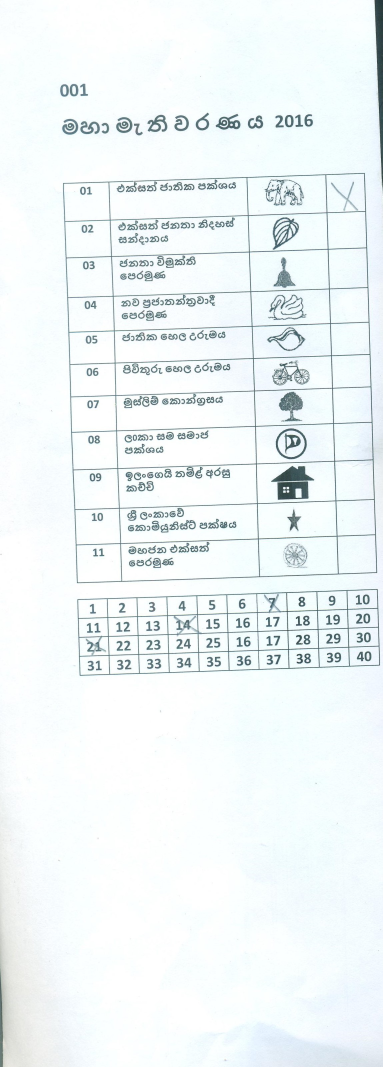
#> input picture 001A.jpg, 1147 x 3201 px (shown at 1/3 size)
$ python ImageDetectORB.py   (older library calls are emulated)
#> lines starting #> are read from the running program, lines starting #| are printed output that depends on the picture; after the words box and inside, x2 and y2 are one past the last pixel; in counts of white or black regions, pixels touching at a corner belong together
### ImageSegmentaion.py
import cv2
import numpy as np
import ImageTransform

class ImageSegmentation(object):

    def segmentPreferenceVoting(self,img_main):

        gray = cv2.cvtColor(img_main, cv2.COLOR_BGR2GRAY)
        gray = cv2.GaussianBlur(gray, (5, 5), 0)

        # ---------------------<Other blur functions>
        # gray = cv2.fastNlMeansDenoising(gray,None,18,7,21)
        # thresh, gray = cv2.threshold(gray, 100, 255, cv2.THRESH_BINARY_INV)
        # ----------------------</Other blur functions>

        gray_erode = cv2.erode(gray.copy(), np.ones((5, 5), np.uint8), iterations=1)
        cannyout = cv2.Canny(gray_erode, 50, 100, 5)

        im2, contours, hierarchy = cv2.findContours(cannyout.copy(), cv2.RETR_EXTERNAL, cv2.CHAIN_APPROX_SIMPLE)

        # Select the contours with convexity and four points
        contours = [contour for contour in contours if len(cv2.approxPolyDP(contour, 0.02 * cv2.arcLength(contour, True), True)) == 4]
        contours = sorted(contours, key=lambda x: (cv2.contourArea(x)), reverse=True)

        x, y, w, h = cv2.boundingRect(contours[1])

        pref_im = img_main[y:y + h, x:x + w]


        return pref_im

    def segmentPartyVoting(self,img_main):
        gray = cv2.cvtColor(img_main, cv2.COLOR_BGR2GRAY)
        gray = cv2.GaussianBlur(gray, (5, 5), 0)

        # ----------------------<Other functions>--------------------------------------
        # gray = cv2.fastNlMeansDenoising(gray,None,18,7,21)
        # thresh, gray = cv2.threshold(gray, 100, 255, cv2.THRESH_BINARY_INV)
        # ----------------------</Other functions>-------------------------------------

        gray_erode = cv2.erode(gray.copy(), np.ones((5, 5), np.uint8), iterations=1)
        cannyout = cv2.Canny(gray_erode, 50, 100, 5)

        im2, contours, hierarchy = cv2.findContours(cannyout.copy(), cv2.RETR_EXTERNAL, cv2.CHAIN_APPROX_SIMPLE)

        # Select the contours with convexity and four points
        contours = [contour for contour in contours if not cv2.isContourConvex(contour) and len(
            cv2.approxPolyDP(contour, 0.02 * cv2.arcLength(contour, True), True)) == 4]
        contours = sorted(contours, key=lambda x: (cv2.contourArea(x)), reverse=True)

        transform = ImageTransform.ImageTransform()
        good_lines = transform.get_verticle_line_angles(cannyout)

        if len(good_lines) == 0:
            # Straighten image if tilted
            dest = transform.rotateImage(img_main, contours[0])
            img = dest

        else:
            x, y, w, h = cv2.boundingRect(contours[0])

            # Select the largest rectangle containing signs and voting boxes
            img = img_main[y:y + h, x:x + w]

        img_main = img
        return img_main

### ImageTransform.py
import cv2
import numpy as np

class ImageTransform(object):

    def rotateImage(self,img_main,contour):
        # Rotate Image-------------------------------------------------------------------------
        approximation = cv2.approxPolyDP(contour, 0.02 * cv2.arcLength(contour, True), True)

        h1 = np.sqrt(np.power((approximation[0][0][0] - approximation[3][0][0]), 2) + np.power(
            (approximation[0][0][1] - approximation[3][0][1]), 2))
        h2 = np.sqrt(np.power((approximation[1][0][0] - approximation[2][0][0]), 2) + np.power(
            (approximation[1][0][1] - approximation[2][0][1]), 2))

        h = (h1 + h2) / 2

        w1 = np.sqrt(np.power((approximation[0][0][0] - approximation[1][0][0]), 2) + np.power(
            (approximation[0][0][1] - approximation[1][0][1]), 2))
        w2 = np.sqrt(np.power((approximation[2][0][0] - approximation[3][0][0]), 2) + np.power(
            (approximation[2][0][1] - approximation[3][0][1]), 2))

        w = (w1 + w2) / 2

        arr = approximation

        arr = [[arr[1][0][0], arr[1][0][1]], [arr[0][0][0], arr[0][0][1]], [arr[3][0][0], arr[3][0][1]],
               [arr[2][0][0], arr[2][0][1]]]

        pts1 = np.float32(arr[:3])
        pts2 = np.float32([[0, 0], [w, 0], [w, h]])

        M = cv2.getAffineTransform(pts1, pts2)

        dest = cv2.warpAffine(img_main, M, (int(w), int(h)))
        return dest
        # /Rotate image--------------------------------------------------------------

    def get_verticle_line_angles(self,edges):
        lines = cv2.HoughLines(edges, 1, np.pi / 180, 300)
        good_lines = []
        for line in lines:
            for rho, theta in line:
                if np.abs(theta) > 0 and np.abs(theta) < 0.05:
                    a = np.cos(theta)
                    b = np.sin(theta)
                    good_lines.append(theta)
                    # print(theta)
                    x0 = a * rho
                    y0 = b * rho
                    x1 = int(x0 + 10000 * (-b))
                    y1 = int(y0 + 10000 * (a))
                    x2 = int(x0 - 10000 * (-b))
                    y2 = int(y0 - 10000 * (a))

        return good_lines

    # [15 lines left out: function sort_corners, not called in this run]

### ImageDetectORB.py
import cv2
import numpy as np
from Tkinter import *
import Tkconstants
from PIL import Image
from PIL import ImageTk
import tkFileDialog
import os
import ImageTransform
import ImageSegmentaion

ballot_paper = cv2.imread('001A.jpg')
#> ballot_paper is the input picture: shape (3201, 1147, 3); mean B, G, R 246.6, 245.5, 239.2
# P1 = cv2.imread('img/P1.jpg')
img_main = ballot_paper.copy()

transform = ImageTransform.ImageTransform()
segmentation = ImageSegmentaion.ImageSegmentation()

#-------------------<Party Voting>--------------------------------------------------------------------------
img_main = segmentation.segmentPartyVoting(img_main)
#> in segmentPartyVoting, `gray_erode = cv2.erode(gray.copy(), np.ones((5, 5), np.uint8), iterati..`:
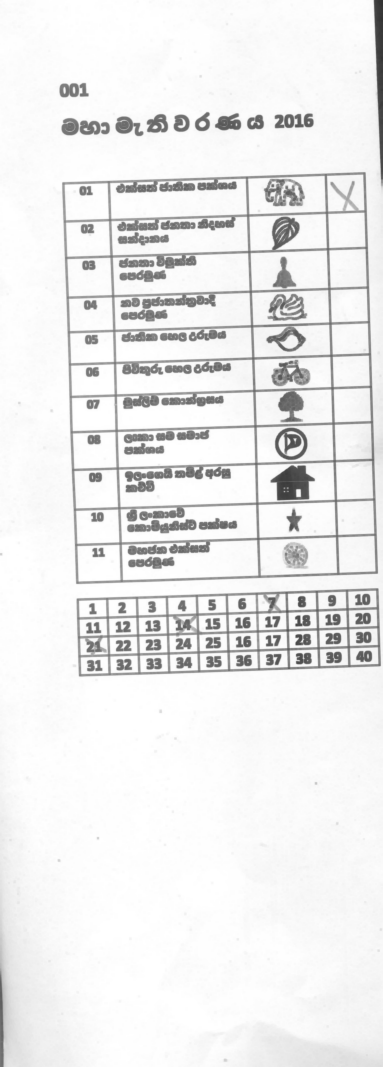
#> gray_erode: shape (3201, 1147) (shown at 1/3 size); min 51, max 255, mean 236.4
#> in segmentPartyVoting, `cannyout = cv2.Canny(gray_erode, 50, 100, 5)`:
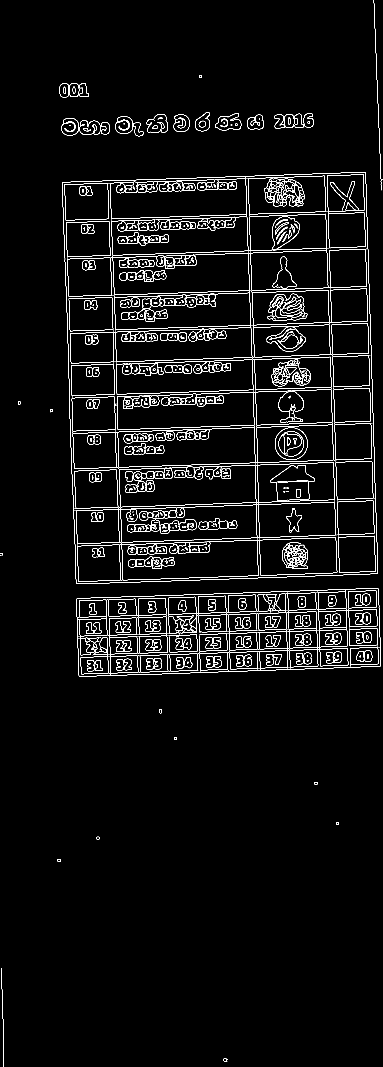
#> cannyout: shape (3201, 1147) (shown at 1/3 size); 2.6% white in thin lines or dots
#> in segmentPartyVoting, `im2, contours, hierarchy = cv2.findContours(cannyout.copy(), cv2.RETR_..`: contours = 44 contours, 12 with area under 20; largest, box (x1, y1, x2, y2) and area: (186, 516, 1134, 1752) 1095227, (229, 1764, 1143, 2030) 212474, (645, 339, 724, 391) 2733, (346, 349, 399, 401) 2233, (184, 354, 237, 406) 2212
#> in segmentPartyVoting, `contours = [contour for contour in contours if not cv2.isContourConvex..`: contours = 2 contours; box (x1, y1, x2, y2) and area: (186, 516, 1134, 1752) 1095227, (229, 1764, 1143, 2030) 212474
#> in get_verticle_line_angles, `lines = cv2.HoughLines(edges, 1, np.pi / 180, 300)`: lines = 49 rows, first 8: [1980, 1.54], [2030, 1.54], [2037, 1.54], [1916, 1.54], [1540, 1.54], [1923, 1.54], [1973, 1.54], [1533, 1.54]
#> the loop in get_verticle_line_angles, `for line in lines:` made 49 passes
#> after the loop in get_verticle_line_angles, `for line in lines:`: good_lines = []
#> in rotateImage, `approximation = cv2.approxPolyDP(contour, 0.02 * cv2.arcLength(contour..`: approximation = [[1096, 517], [187, 547], [229, 1751], [1133, 1720]]
#> in rotateImage, `h1 = np.sqrt(np.power((approximation[0][0][0] - approximation[3][0][0]..`: h1 = 1203.6
#> in rotateImage, `h2 = np.sqrt(np.power((approximation[1][0][0] - approximation[2][0][0]..`: h2 = 1204.7
#> in rotateImage, `h = (h1 + h2) / 2`: h = 1204.2
#> in rotateImage, `w1 = np.sqrt(np.power((approximation[0][0][0] - approximation[1][0][0]..`: w1 = 909.5
#> in rotateImage, `w2 = np.sqrt(np.power((approximation[2][0][0] - approximation[3][0][0]..`: w2 = 904.5
#> in rotateImage, `w = (w1 + w2) / 2`: w = 907
#> in rotateImage, `arr = approximation`: arr has the same summary as approximation
#> in rotateImage, `arr = [[arr[1][0][0], arr[1][0][1]], [arr[0][0][0], arr[0][0][1]], [ar..`: arr = [[187, 547], [1096, 517], [1133, 1720], [229, 1751]]
#> in rotateImage, `pts1 = np.float32(arr[:3])`: pts1 = [[187, 547], [1096, 517], [1133, 1720]]
#> in rotateImage, `pts2 = np.float32([[0, 0], [w, 0], [w, h]])`: pts2 = [[0, 0], [907, 0], [907, 1204.2]]
#> in rotateImage, `M = cv2.getAffineTransform(pts1, pts2)`: M = [[0.997, -0.0307, -169.6], [0.033, 1, -553.1]]
#> in rotateImage, `dest = cv2.warpAffine(img_main, M, (int(w), int(h)))`:
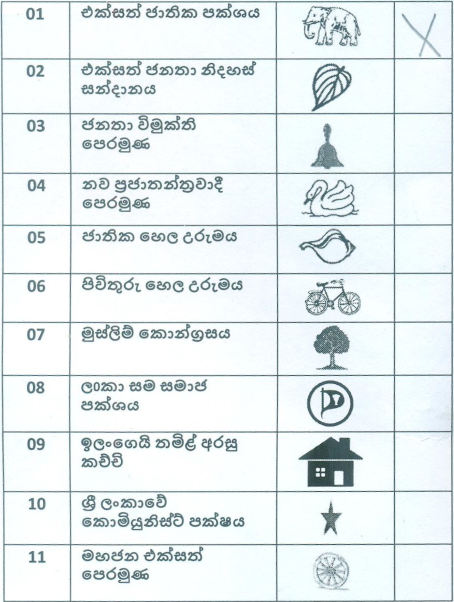
#> dest: shape (1204, 907, 3) (shown at 1/2 size); mean B, G, R 238.8, 237.2, 229.4
img = img_main

# Display the cropped image
img_main = cv2.resize(img_main, (0, 0), fx=0.25, fy=0.25)
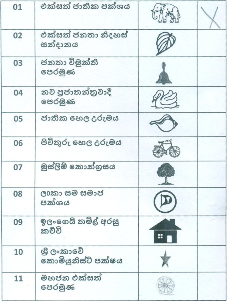
#> img_main: shape (301, 227, 3); mean B, G, R 239.1, 237.6, 229.7
cv2.imshow('Main', img_main)

# Display the edged image
# cannyout = cv2.resize(cannyout,(0,0),fx=0.25,fy=0.25)
# cv2.imshow('Canny',cannyout)

# ------------------</Party Voting>-------------------------------------------------------------------------
# -------------------<Preference Voting>--------------------------------------------------------------------
img_main = ballot_paper.copy()
pref_im = segmentation.segmentPreferenceVoting(img_main)
#> in segmentPreferenceVoting, `im2, contours, hierarchy = cv2.findContours(cannyout.copy(), cv2.RETR_..`: contours = 44 contours, 12 with area under 20; largest, box (x1, y1, x2, y2) and area: (186, 516, 1134, 1752) 1095227, (229, 1764, 1143, 2030) 212474, (645, 339, 724, 391) 2733, (346, 349, 399, 401) 2233, (184, 354, 237, 406) 2212
#> in segmentPreferenceVoting, `contours = [contour for contour in contours if len(cv2.approxPolyDP(co..`: contours = 3 contours; box (x1, y1, x2, y2) and area: (186, 516, 1134, 1752) 1095227, (229, 1764, 1143, 2030) 212474, (944, 2346, 952, 2354) 49
#> in segmentPreferenceVoting, `x, y, w, h = cv2.boundingRect(contours[1])`: x = 229; y = 1764; w = 914; h = 266

pref_gray = cv2.cvtColor(pref_im, cv2.COLOR_BGR2GRAY)

pref_gray_erode = cv2.erode(pref_gray.copy(), np.ones((3, 3), np.uint8), iterations=1)

pref_gray_erode = cv2.blur(pref_gray_erode, (3, 3), 0)
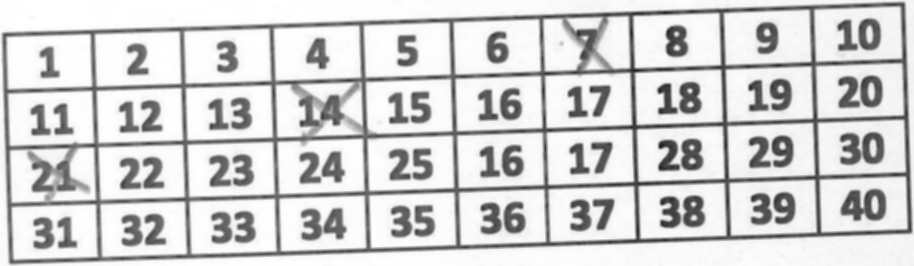
#> pref_gray_erode: shape (266, 914); min 21, max 255, mean 208.1

# pref_gray_erode = pref_gray
pref_cannyout = cv2.Canny(pref_gray_erode, 100, 200, 5)
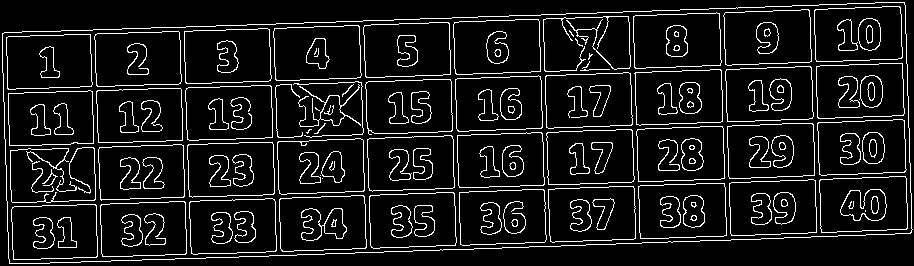
#> pref_cannyout: shape (266, 914); 9.4% white in thin lines or dots

pref_im2, pref_contours, pref_hierarchy = cv2.findContours(pref_cannyout.copy(), cv2.RETR_TREE,
                                                           cv2.CHAIN_APPROX_SIMPLE)
#> pref_contours = 265 contours, 36 with area under 20; largest, box (x1, y1, x2, y2) and area: (2, 2, 913, 264) 209260, (2, 2, 913, 264) 209257, (819, 176, 908, 233) 4593, (819, 176, 908, 233) 4589, (638, 183, 727, 239) 4583; pref_hierarchy = 265 rows, first 6: [-1, -1, 1, -1], [-1, -1, 2, 0], [8, -1, 3, 1], [-1, -1, 4, 2], [6, -1, 5, 3], [-1, -1, -1, 4]

# Select the contours with convexity and four points
pref_contours = [contour for contour in pref_contours if
                 cv2.contourArea(contour) > 20 and cv2.contourArea(contour) < 10000 and len(
                     cv2.approxPolyDP(contour, 0.02 * cv2.arcLength(contour, True), True)) == 4]
#> pref_contours = 74 contours; largest, box (x1, y1, x2, y2) and area: (819, 176, 908, 233) 4593, (819, 176, 908, 233) 4589, (638, 183, 727, 239) 4583, (638, 183, 727, 239) 4581, (729, 179, 817, 236) 4556

pref_contours = sorted(pref_contours, key=lambda x: (cv2.contourArea(x)), reverse=True)
print(len(pref_contours))
#| 74
# cv2.drawContours(pref_im, pref_contours, -1, (0, 0, 255), 3)

rect = []
centroids = []
for cnt in pref_contours:
    x, y, w, h = cv2.boundingRect(cnt)
    cv2.rectangle(pref_im,(x,y),(x+w,y+h),(0,255,0),3)
    rect.append([x,y,w,h])
    cx = x+w/2
    cy = y+h/2
    centroids.append([cx,cy])
#> this loop made 74 passes
#> (x, y, w, h, cx, cy) on passes 1 to 8: (819, 176, 89, 57, 863.5, 204.5), (819, 176, 89, 57, 863.5, 204.5), (638, 183, 89, 56, 682.5, 211), (638, 183, 89, 56, 682.5, 211), (729, 179, 88, 57, 773, 207.5), (729, 179, 88, 57, 773, 207.5), (817, 119, 90, 57, 862, 147.5), (636, 126, 89, 56, 680.5, 154)
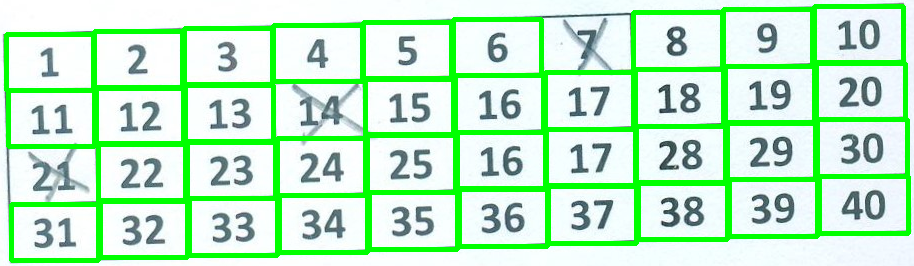
#> pref_im: shape (266, 914, 3); mean B, G, R 201.3, 239.1, 192.5
#> after the loop, centroids = 74 pairs, first value 49.5 to 863.5, second value 34 to 232; rect = 74 items, first 6: [819, 176, 89, 57], [819, 176, 89, 57], [638, 183, 89, 56], [638, 183, 89, 56], [729, 179, 88, 57], [729, 179, 88, 57]

temp = []
for cx,cy in centroids:
    if [cx,cy] not in temp:
        temp.append([cx,cy])
#> this loop made 74 passes
#> (cx, cy) on passes 1 to 8: (863.5, 204.5), (863.5, 204.5), (682.5, 211), (682.5, 211), (773, 207.5), (773, 207.5), (862, 147.5), (680.5, 154)
#> after the loop, temp = 40 pairs, first value 49.5 to 863.5, second value 34 to 232

centroids = temp
#> centroids has the same summary as temp
centroids = sorted(centroids,key=lambda x:(x[1],x[0]))

# print(len(centroids))
# print(centroids)

height, width= pref_im.shape[:2]
blocks = [None]*40
for i in range(0,4):
    for j in range(0,10):
        for cx, cy in centroids:
            index = i*10+j
            if cx < (j+1)*width/10 and cx >j*width/10 and cy < (i+1)*height/4 and cy > i*height/4:
                blocks[i*10+j] = [cx,cy]
#> after the loop, blocks = 40 items, first 6: [49.5, 62], [138, 59], [228, 56], [317.5, 53], [407, 50], [497, 47]
    # print(blocks[i])
# print(blocks)

voted = [i+1 for i,val in enumerate(blocks) if val is None]
#> voted = [7, 14, 21]
print(voted)
#| [7, 14, 21]
cv2.imshow('im',pref_im)

# -------------------</Preference Voting>--------------------------------------------------------------------

# Select image for feature matching
# [351 lines left out: functions select_image, select_folder, not called in this run]

# -----------------------------------------------------------------------------------------------------------------

root = Tk()

topframe = Frame(root,relief='ridge',width=100,height=100)
topframe.pack()

frame = Frame(root)
frame.pack(side='bottom')
# root.minsize(width=400,height=500)
panelA = None
panelB = None

l1 = Label(frame,text='Party Symbols File',relief='ridge',width=20).grid(row=1,column=0)
btn1 = Button(frame,text='Open File',command = select_image,width=10)
# btn1.pack(side='right',fill=Tkconstants.NONE,expand='yes',padx='10',pady='10',)
btn1.grid(row=1,column=1)

l2 = Label(frame,text='Party Symbols Folder',relief='ridge',width=20).grid(row=2,column=0)
btn2 = Button(frame,text='Open Folder',command = select_folder,width=10)
# btn2.pack(side='right',fill=Tkconstants.NONE,expand='yes',padx='10',pady='10')
btn2.grid(row=2,column=1)

root.mainloop()

# cv2.waitKey(0)

$ run again, with 001.jpg copied over 001A.jpg
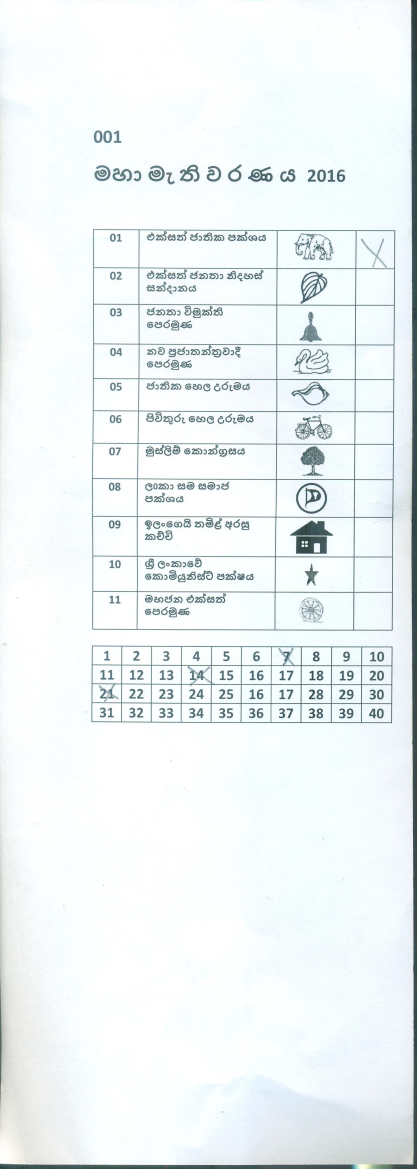
#> input picture 001.jpg, 1250 x 3506 px (shown at 1/3 size)
#> ballot_paper is the input picture: shape (3506, 1250, 3); mean B, G, R 244.8, 243.7, 237.5
#> in segmentPartyVoting, `cannyout = cv2.Canny(gray_erode, 50, 100, 5)`:
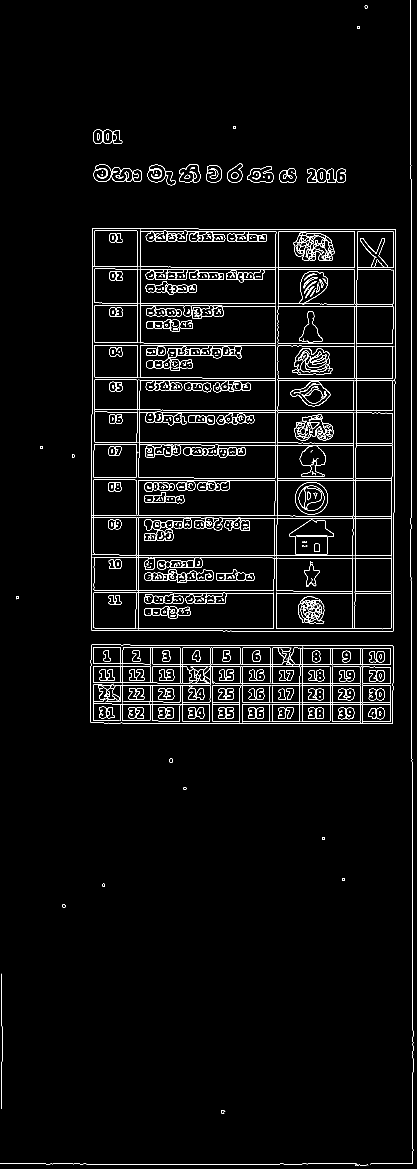
#> cannyout: shape (3506, 1250) (shown at 1/3 size); 2.3% white in thin lines or dots
#> in segmentPartyVoting, `im2, contours, hierarchy = cv2.findContours(cannyout.copy(), cv2.RETR_..`: contours = 45 contours, 13 with area under 20; largest, box (x1, y1, x2, y2) and area: (273, 685, 1188, 1895) 1095110, (272, 1934, 1180, 2172) 212324, (742, 498, 820, 548) 2734, (443, 494, 496, 547) 2155, (281, 493, 334, 546) 2103
#> in segmentPartyVoting, `contours = [contour for contour in contours if not cv2.isContourConvex..`: contours = 3 contours, 1 with area under 20; largest, box (x1, y1, x2, y2) and area: (273, 685, 1188, 1895) 1095110, (272, 1934, 1180, 2172) 212324
#> lines = 50 rows, first 8: [1238, 0], [1234, 0], [3492, 1.57], [1232, 0], [420, 0], [826, 0], [413, 0], [1893, 1.57]
#> the loop in get_verticle_line_angles, `for line in lines:` made 50 passes
#> after the loop in get_verticle_line_angles, `for line in lines:`: good_lines = [0.0175, 0.0175, 0.0175]
#> in segmentPartyVoting, `x, y, w, h = cv2.boundingRect(contours[0])`: x = 273; y = 685; w = 915; h = 1210
#> in segmentPreferenceVoting, `im2, contours, hierarchy = cv2.findContours(cannyout.copy(), cv2.RETR_..`: contours = 45 contours, 13 with area under 20; largest, box (x1, y1, x2, y2) and area: (273, 685, 1188, 1895) 1095110, (272, 1934, 1180, 2172) 212324, (742, 498, 820, 548) 2734, (443, 494, 496, 547) 2155, (281, 493, 334, 546) 2103
#> in segmentPreferenceVoting, `contours = [contour for contour in contours if len(cv2.approxPolyDP(co..`: contours = 3 contours, 1 with area under 20; largest, box (x1, y1, x2, y2) and area: (273, 685, 1188, 1895) 1095110, (272, 1934, 1180, 2172) 212324
#> in segmentPreferenceVoting, `x, y, w, h = cv2.boundingRect(contours[1])`: x = 272; y = 1934; w = 908; h = 238
#> pref_cannyout: shape (238, 908); 10.6% white in thin lines or dots
#> `pref_im2, pref_contours, pref_hierarchy = cv2.findContours(pref_cannyo..`: pref_contours = 263 contours, 29 with area under 20; largest, box (x1, y1, x2, y2) and area: (1, 1, 907, 237) 208992, (1, 1, 907, 237) 208990, (814, 65, 902, 119) 4596, (814, 65, 902, 119) 4594, (723, 178, 811, 233) 4583; pref_hierarchy = 263 rows, first 6: [-1, -1, 1, -1], [-1, -1, 2, 0], [9, -1, 3, 1], [-1, -1, 4, 2], [-1, -1, 5, 3], [-1, -1, 6, 4]
#> `pref_contours = [contour for contour in pref_contours if cv2.contourAr..`: pref_contours = 74 contours; largest, box (x1, y1, x2, y2) and area: (814, 65, 902, 119) 4596, (814, 65, 902, 119) 4594, (723, 178, 811, 233) 4583, (723, 178, 811, 233) 4580, (632, 178, 720, 232) 4569
#| 74
#> the loop `for cnt in pref_contours:` made 74 passes
#> (x, y, w, h, cx, cy) on passes 1 to 8: (814, 65, 88, 54, 858, 92), (814, 65, 88, 54, 858, 92), (723, 178, 88, 55, 767, 205.5), (723, 178, 88, 55, 767, 205.5), (632, 178, 88, 54, 676, 205), (632, 178, 88, 54, 676, 205), (273, 177, 87, 55, 316.5, 204.5), (814, 178, 88, 55, 858, 205.5)
#> after the loop `for cnt in pref_contours:`:
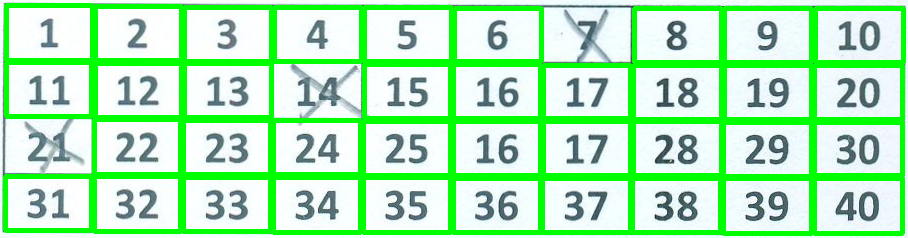
#> pref_im: shape (238, 908, 3); mean B, G, R 187.4, 237.1, 178.4
#> after the loop `for cnt in pref_contours:`: centroids = 74 pairs, first value 48 to 859, second value 32.5 to 205.5; rect = 74 items, first 6: [814, 65, 88, 54], [814, 65, 88, 54], [723, 178, 88, 55], [723, 178, 88, 55], [632, 178, 88, 54], [632, 178, 88, 54]
#> the loop `for cx,cy in centroids:` made 74 passes
#> (cx, cy) on passes 1 to 8: (858, 92), (858, 92), (767, 205.5), (767, 205.5), (676, 205), (676, 205), (316.5, 204.5), (858, 205.5)
#> after the loop `for cx,cy in centroids:`: temp = 37 pairs, first value 48 to 859, second value 32.5 to 205.5
#> `centroids = temp`: centroids has the same summary as temp
#> after the loop `for i in range(0,4):`: blocks = 40 items, first 6: [49, 32.5], [138, 33], [227.5, 34], [317.5, 34], [407.5, 34], [497.5, 34.5]
#> voted = [7, 14, 21]
#| [7, 14, 21]
